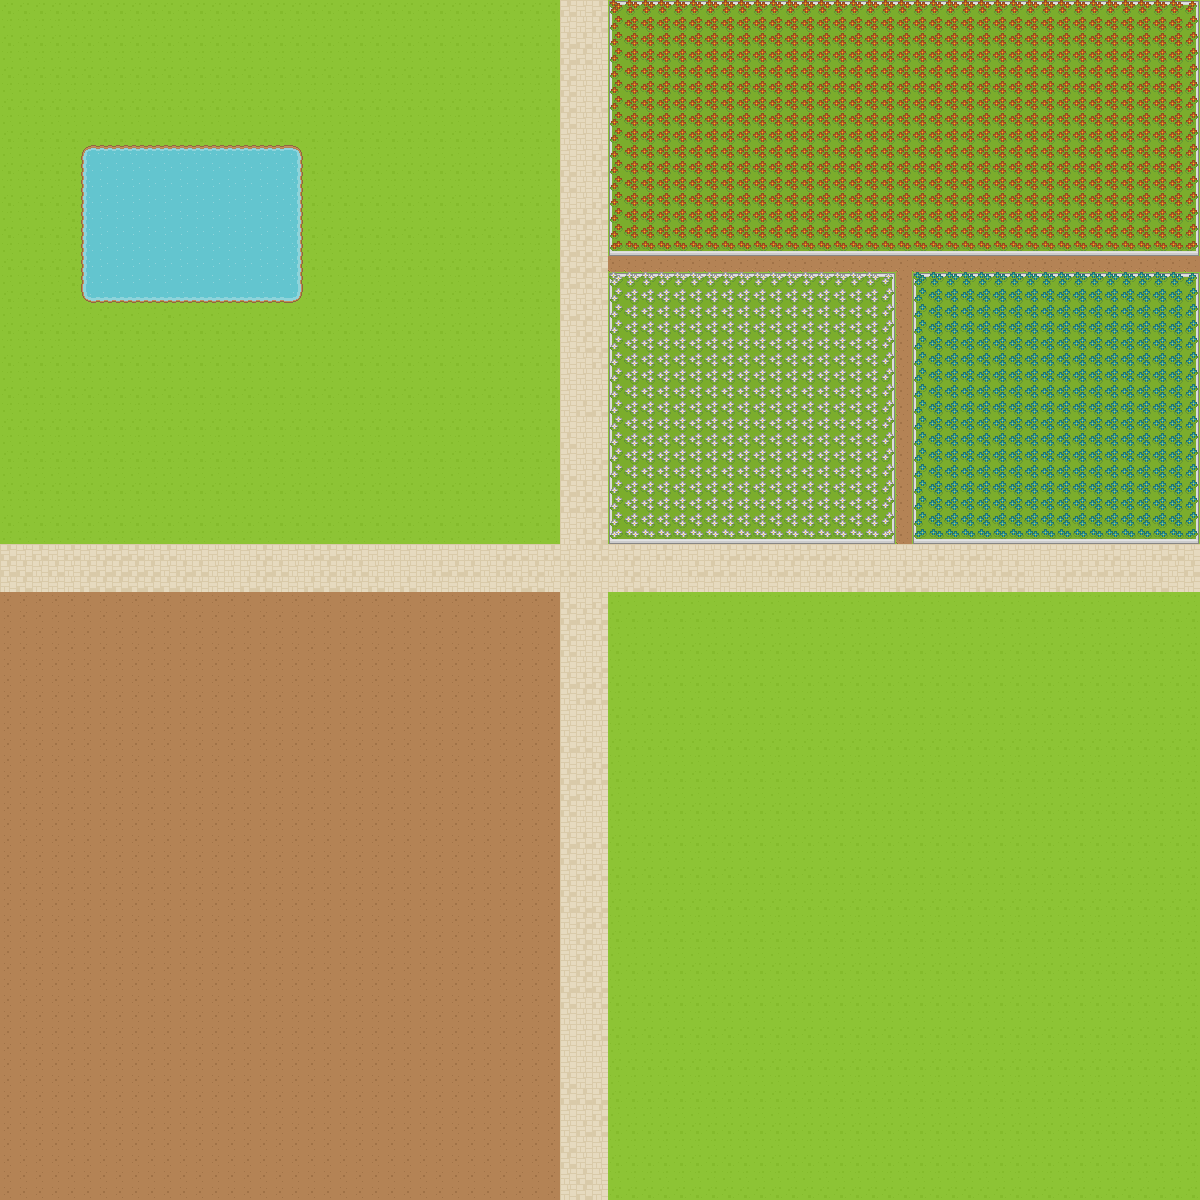

Below is a game level as drawn by its tile map, then a one-line description and the .tmx that defines it (tile-layer data replaced by summaries):
An orthogonal 75x75 tile map with 16x16 px tiles, 4 tile layers (Background, part 1, part2, part3) and 9 objects.

<map version="1.0" orientation="orthogonal" renderorder="left-down" width="75" height="75" tilewidth="16" tileheight="16" nextobjectid="1">
 <tileset firstgid="1" name="base tileset" tilewidth="16" tileheight="16" spacing="1" tilecount="1767" columns="57">
  <image source="../Art/roguelike-pack/Spritesheet/roguelikeSheet_transparent.png" width="968" height="526" />
  <terraintypes>
   <terrain name="Dirt" tile="578" />
   <terrain name="Water" tile="60" />
  </terraintypes>
  <tile id="2" terrain=",,,1">
   <objectgroup draworder="index">
    <object id="0" x="0" y="0.181818" width="15.9091" height="15.7273" />
   </objectgroup>
  </tile>
  <tile id="3" terrain=",,1,1">
   <objectgroup draworder="index">
    <object id="0" x="-0.0909091" y="0" width="16.0909" height="16" />
   </objectgroup>
  </tile>
  <tile id="4" terrain=",,1,">
   <objectgroup draworder="index">
    <object id="0" x="-0.181818" y="0" width="16" height="15.9091" />
   </objectgroup>
  </tile>
  <tile id="59" terrain=",1,,1">
   <objectgroup draworder="index">
    <object id="0" x="-0.0909091" y="-0.0909091" width="16.1818" height="16.1818" />
   </objectgroup>
  </tile>
  <tile id="60" terrain="1,1,1,1">
   <objectgroup draworder="index">
    <object id="0" x="0" y="0" width="16" height="16" />
   </objectgroup>
  </tile>
  <tile id="61" terrain="1,,1,">
   <objectgroup draworder="index">
    <object id="0" x="0" y="-0.0909091" width="16" height="16.0909" />
   </objectgroup>
  </tile>
  <tile id="116" terrain=",1,,">
   <objectgroup draworder="index">
    <object id="0" x="-0.181818" y="0" width="16.1818" height="16" />
   </objectgroup>
  </tile>
  <tile id="117" terrain="1,1,,">
   <objectgroup draworder="index">
    <object id="0" x="-0.0909091" y="0" width="16.0909" height="16.0909" />
   </objectgroup>
  </tile>
  <tile id="118" terrain="1,,,">
   <objectgroup draworder="index">
    <object id="0" x="0" y="0.0909091" width="16" height="15.8182" />
   </objectgroup>
  </tile>
  <tile id="520" terrain=",,,0" />
  <tile id="521" terrain=",,0,0" />
  <tile id="522" terrain=",,0," />
  <tile id="577" terrain=",0,,0" />
  <tile id="578" terrain="0,0,0,0" />
  <tile id="579" terrain="0,,0," />
  <tile id="634" terrain=",0,," />
  <tile id="635" terrain="0,0,," />
  <tile id="636" terrain="0,,," />
 </tileset>
 <layer name="Background" width="75" height="75">
  <data>[5625 cells, 5625 non-empty, 4 distinct tile ids]</data>
 </layer>
 <layer name="part 1" width="75" height="75">
  <data>[5625 cells, 140 non-empty, 9 distinct tile ids]</data>
 </layer>
 <layer name="part2" width="75" height="75">
  <data>[5625 cells, 1258 non-empty, 28 distinct tile ids]</data>
 </layer>
 <layer name="part3" width="75" height="75">
  <data>[5625 cells, 1330 non-empty, 1 distinct tile ids]</data>
 </layer>
</map>
